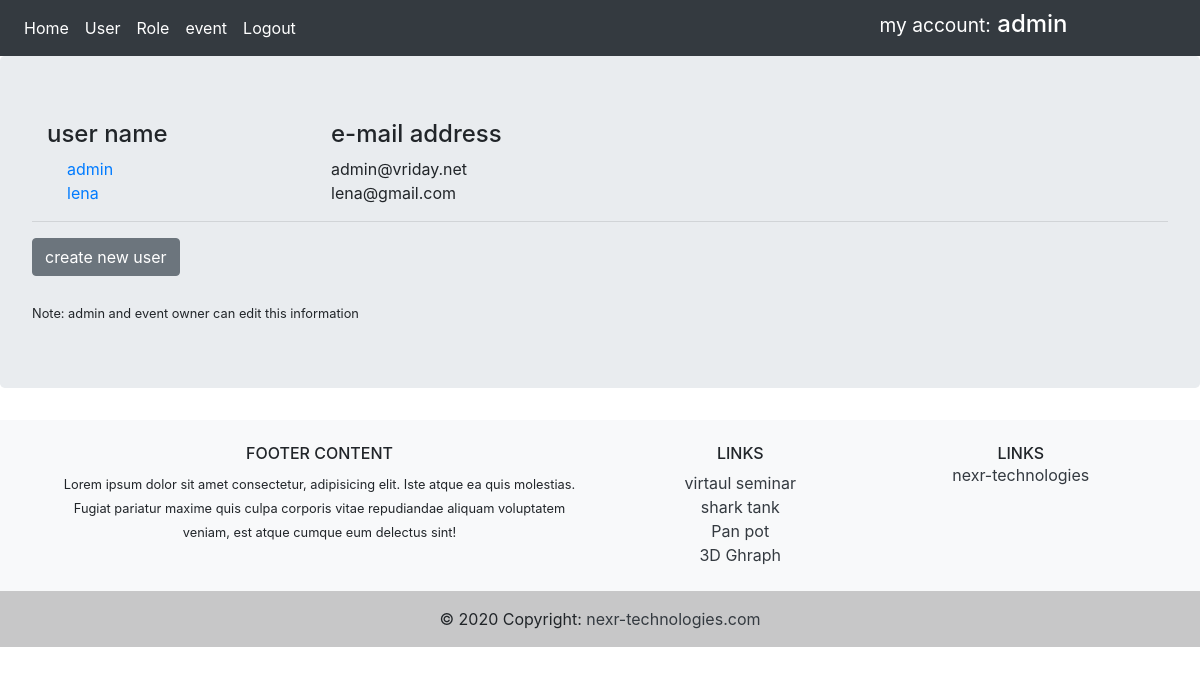
Screenshot of /users (signed in) with the database file from the repository.
### app/models.py (models this page shows, shortened)
class User(db.Model, UserMixin):
    id = db.Column(db.Integer, primary_key=True)
    username = db.Column(db.String(30), unique=True, nullable=False)
    email = db.Column(db.String(60), unique=True, nullable=False)
    password = db.Column(db.String(60), nullable=False)
    events = db.relationship('Event', backref='eventowner', lazy=True)
    roles = db.relationship('Role', backref='roleuser', lazy=True)

### app/routes.py (the view)
@app.route('/users', methods=['GET', 'POST'])
@login_required
def users():
    users = User.query.all()
    return render_template('Users.html', form=users)

### app/models.py (called while the page is built)
@login_manager.user_loader
def load_user(user_id):
    return User.query.get(int(user_id))

### app/templates/Users.html
{% extends 'base.html' %}
{% block content %}
<div class="container">
    <div class="row">
        <div class="col-3">
            <h4>user name</h4>
        </div>
        <div class="col-sm">
            <h4>e-mail address</h4>
        </div>
    </div>
    {% for user in form %}
    <div class="row">
        <div class="col-3">
            <a href="{{ url_for('userdetail', user_id=user.id) }}" class="card-body">{{ user.username }}</a>
        </div>
        <div class="col-sm">
            {{ user.email }}
        </div>
    </div>
    {% endfor %}
</div>
<hr />
{% if current_user.is_authenticated %}
{% if current_user.username == 'admin' %}
<a href="{{ url_for('registration') }}" class="btn btn-secondary">create new user</a>
<br>
<br>
<small> Note: admin and event owner can edit this information </small>
{% endif %}
{% endif %}
{% endblock %}

### app/templates/include/navbar.html
<nav class="navbar navbar-expand-lg navbar-dark bg-dark">
    <div class="navbar-nav">
        <a class="nav-item nav-link active" href="{{ url_for('home') }}">Home</a>
        {% if current_user.is_authenticated %}
        {% if current_user.username == "admin"  %}
        <a class="nav-item nav-link active" href="{{ url_for('users') }}">User</a>
        <a class="nav-item nav-link active" href="{{ url_for('rolename') }}">Role</a>
        {% endif %}
        <a class="nav-item nav-link active" href="{{ url_for('event') }}">event</a>
        <a class="nav-item nav-link active" href="{{ url_for('logout') }}">Logout</a>
        {% else %}
        <a class="nav-item nav-link active" href="{{ url_for('login') }}">Login</a>
        {% endif %}
    </div>
    <div class="col-md-8 text-right">
        <h4 class="text-white bg-dark">  <small class="text-white bg-dark"> my account:</small> {{ current_user.username }}</h4>
    </div>
</nav>

### rows the page displays
User: username "admin", email "admin@vriday.net"
User: username "lena", email "lena@gmail.com"
